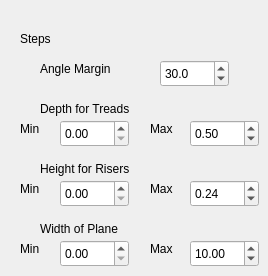
    <widget class="QWidget" name="tab_vs">
     <attribute name="title">
      <string>Plane finder</string>
     </attribute>
     <widget class="QLabel" name="label_83">
      <property name="geometry">
       <rect>
        <x>150</x>
        <y>180</y>
        <width>67</width>
        <height>17</height>
       </rect>
      </property>
      <property name="text">
       <string>Max</string>
      </property>
     </widget>
     <widget class="QLabel" name="label_82">
      <property name="geometry">
       <rect>
        <x>20</x>
        <y>240</y>
        <width>67</width>
        <height>17</height>
       </rect>
      </property>
      <property name="text">
       <string>Min</string>
      </property>
     </widget>
     <widget class="QLabel" name="label_81">
      <property name="geometry">
       <rect>
        <x>150</x>
        <y>240</y>
        <width>67</width>
        <height>17</height>
       </rect>
      </property>
      <property name="text">
       <string>Max</string>
      </property>
     </widget>
     <widget class="QLabel" name="label_79">
      <property name="geometry">
       <rect>
        <x>40</x>
        <y>220</y>
        <width>111</width>
        <height>17</height>
       </rect>
      </property>
      <property name="text">
       <string>Width of Plane</string>
      </property>
     </widget>
     <widget class="QDoubleSpinBox" name="doubleSpinBox_psScWidthMax">
      <property name="geometry">
       <rect>
        <x>190</x>
        <y>240</y>
        <width>69</width>
        <height>27</height>
       </rect>
      </property>
      <property name="singleStep">
       <double>0.100000000000000</double>
      </property>
      <property name="value">
       <double>10.000000000000000</double>
      </property>
     </widget>
     <widget class="QLabel" name="label_84">
      <property name="geometry">
       <rect>
        <x>20</x>
        <y>180</y>
        <width>67</width>
        <height>17</height>
       </rect>
      </property>
      <property name="text">
       <string>Min</string>
      </property>
     </widget>
     <widget class="QLabel" name="label_77">
      <property name="geometry">
       <rect>
        <x>20</x>
        <y>30</y>
        <width>67</width>
        <height>17</height>
       </rect>
      </property>
      <property name="text">
       <string>Steps</string>
      </property>
     </widget>
     <widget class="QLabel" name="label_80">
      <property name="geometry">
       <rect>
        <x>40</x>
        <y>160</y>
        <width>121</width>
        <height>17</height>
       </rect>
      </property>
      <property name="text">
       <string>Height for Risers</string>
      </property>
     </widget>
     <widget class="QLabel" name="label_78">
      <property name="geometry">
       <rect>
        <x>40</x>
        <y>60</y>
        <width>101</width>
        <height>17</height>
       </rect>
      </property>
      <property name="text">
       <string>Angle Margin</string>
      </property>
     </widget>
     <widget class="QDoubleSpinBox" name="doubleSpinBox_psScHeightMin">
      <property name="geometry">
       <rect>
        <x>60</x>
        <y>180</y>
        <width>69</width>
        <height>27</height>
       </rect>
      </property>
      <property name="singleStep">
       <double>0.100000000000000</double>
      </property>
     </widget>
     <widget class="QDoubleSpinBox" name="doubleSpinBox_psScMarg">
      <property name="geometry">
       <rect>
        <x>160</x>
        <y>60</y>
        <width>69</width>
        <height>27</height>
       </rect>
      </property>
      <property name="decimals">
       <number>1</number>
      </property>
      <property name="value">
       <double>30.000000000000000</double>
      </property>
     </widget>
     <widget class="QDoubleSpinBox" name="doubleSpinBox_psScWidthMin">
      <property name="geometry">
       <rect>
        <x>60</x>
        <y>240</y>
        <width>69</width>
        <height>27</height>
       </rect>
      </property>
      <property name="singleStep">
       <double>0.100000000000000</double>
      </property>
      <property name="value">
       <double>0.000000000000000</double>
      </property>
     </widget>
     <widget class="QDoubleSpinBox" name="doubleSpinBox_psScHeightMax">
      <property name="geometry">
       <rect>
        <x>190</x>
        <y>180</y>
        <width>69</width>
        <height>27</height>
       </rect>
      </property>
      <property name="singleStep">
       <double>0.100000000000000</double>
      </property>
      <property name="value">
       <double>0.240000000000000</double>
      </property>
     </widget>
     <widget class="QLabel" name="label_85">
      <property name="geometry">
       <rect>
        <x>40</x>
        <y>100</y>
        <width>121</width>
        <height>17</height>
       </rect>
      </property>
      <property name="text">
       <string>Depth for Treads</string>
      </property>
     </widget>
     <widget class="QLabel" name="label_97">
      <property name="geometry">
       <rect>
        <x>20</x>
        <y>120</y>
        <width>67</width>
        <height>17</height>
       </rect>
      </property>
      <property name="text">
       <string>Min</string>
      </property>
     </widget>
     <widget class="QLabel" name="label_98">
      <property name="geometry">
       <rect>
        <x>150</x>
        <y>120</y>
        <width>67</width>
        <height>17</height>
       </rect>
      </property>
      <property name="text">
       <string>Max</string>
      </property>
     </widget>
     <widget class="QDoubleSpinBox" name="doubleSpinBox_psScDepthMax">
      <property name="geometry">
       <rect>
        <x>190</x>
        <y>120</y>
        <width>69</width>
        <height>27</height>
       </rect>
      </property>
      <property name="singleStep">
       <double>0.100000000000000</double>
      </property>
      <property name="value">
       <double>0.500000000000000</double>
      </property>
     </widget>
     <widget class="QDoubleSpinBox" name="doubleSpinBox_psScDepthMin">
      <property name="geometry">
       <rect>
        <x>60</x>
        <y>120</y>
        <width>69</width>
        <height>27</height>
       </rect>
      </property>
      <property name="singleStep">
       <double>0.100000000000000</double>
      </property>
     </widget>
    </widget>
